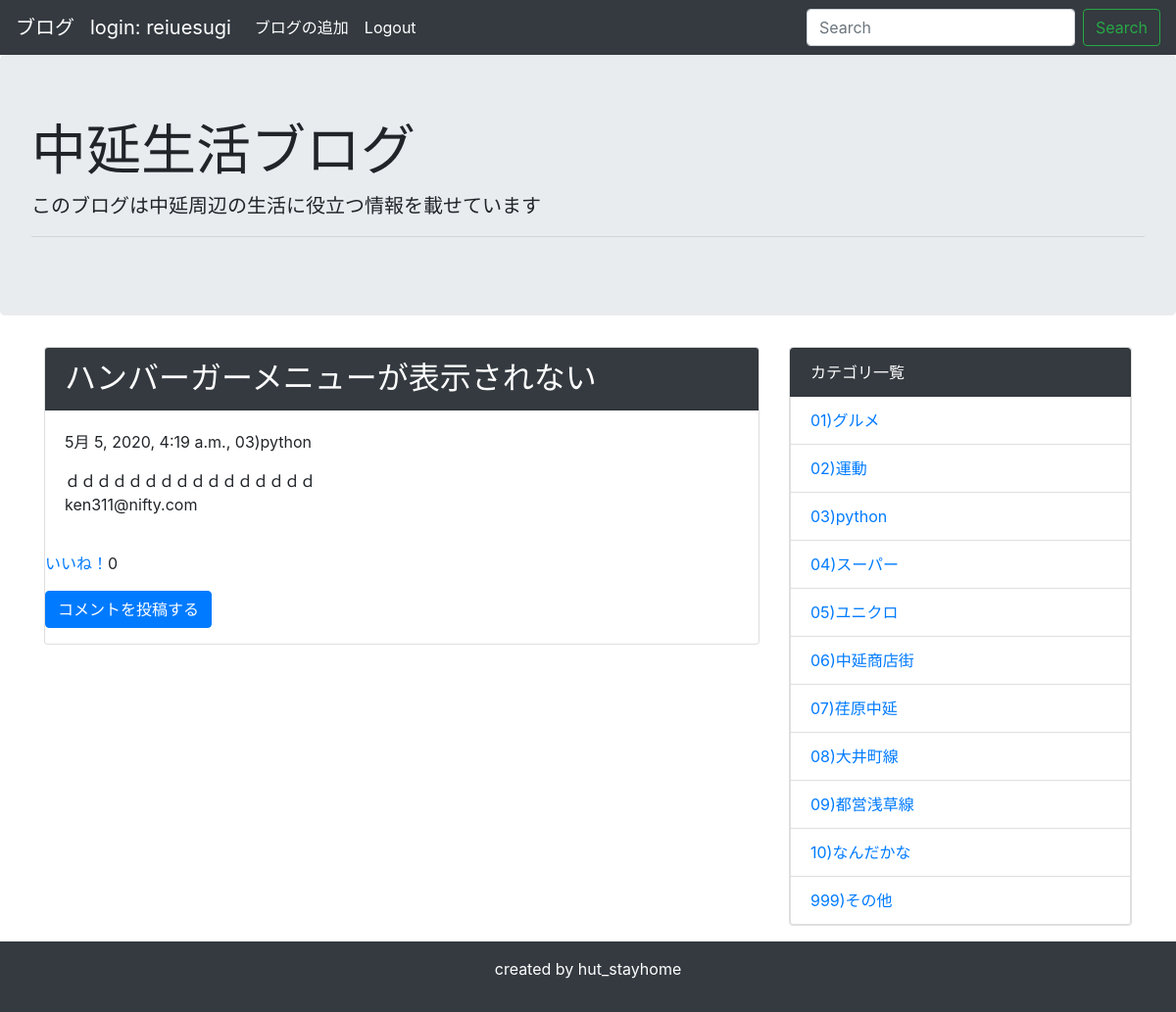
The page /detail/36/ (signed in) on the database as committed earlier.
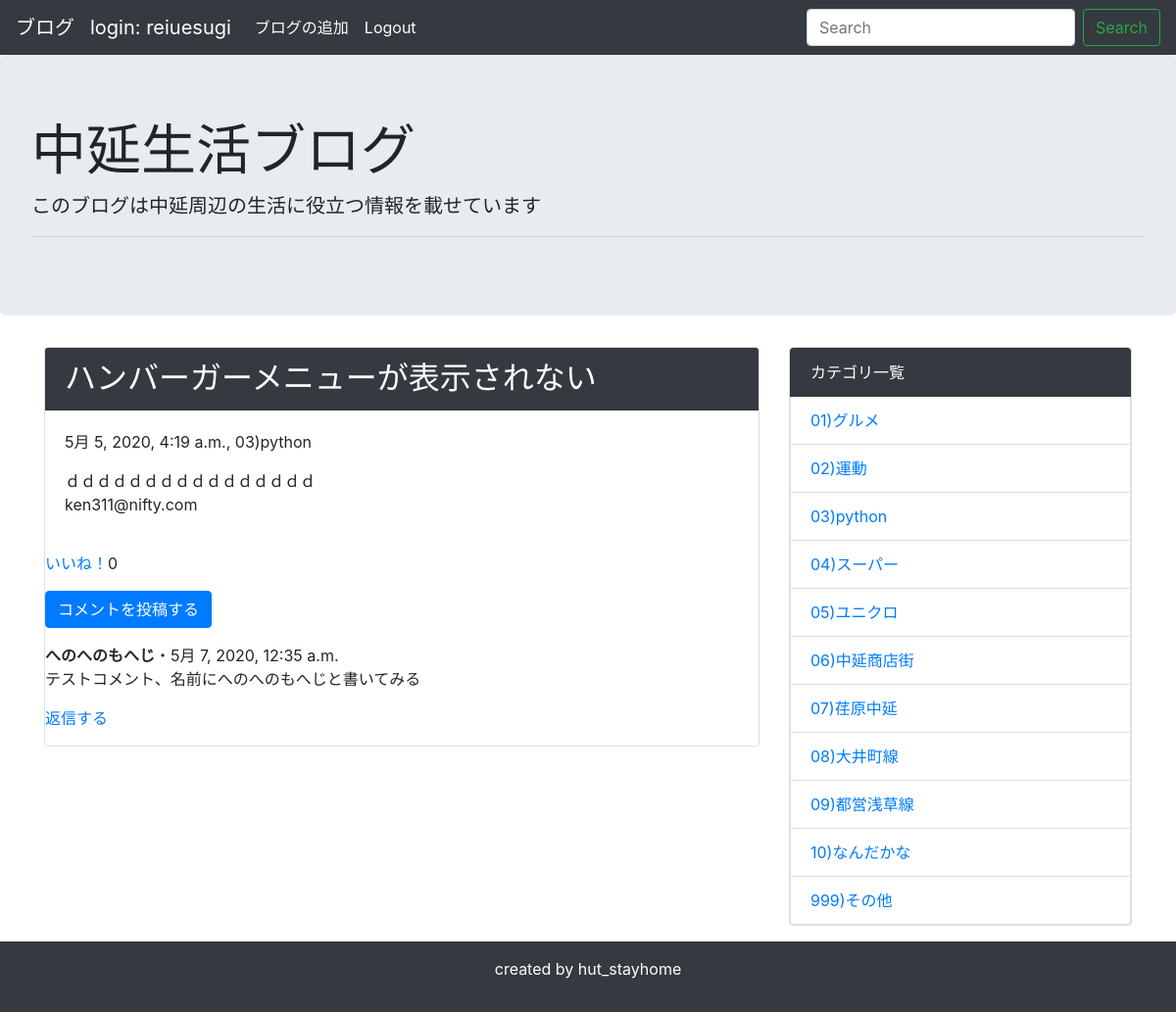
The same page on the database as committed later.
### blog/models.py (models this page shows, shortened)
class Category(models.Model):
    name = models.CharField('カテゴリー名', max_length=200)
    created_at = models.DateTimeField('作成日',default=timezone.now)
    class Meta:
        ordering = ['name']
    def __str__(self):
        return self.name

class Comment(models.Model):
    post = models.ForeignKey(
        Post, on_delete=models.CASCADE, related_name = 'comments')
    author = models.CharField(max_length=50)
    text = models.TextField()
    timestamp = models.DateTimeField(auto_now_add=True)
    approved = models.BooleanField(default=False)
    class Meta:
        ordering = [ '-timestamp']

### blog/views.py (the view)
# urls.py: path('detail/<int:pk>/', views.DetailView.as_view(), name='detail'),
class DetailView(generic.DetailView):
    template_name = 'blog/post_detail.html'
    model = Post

### blog/context_processors.py (called while the page is built)
def common(request):
    context = {
        'category_list':Category.objects.all(),
    }
    return context

### blog/templates/blog/post_detail.html (shortened to what this page needs)
{% extends 'blog/base.html' %}
{% block content %}
<div class="card mb-3">
    <h2 class="card-header bg-dark text-white">{{ post.title }}</h2>
    <div class="card-body">
      <p>{{ post.created_at }}, {{ post.category }}</p>
      {{ post.text | linebreaksbr | urlize }}
    <p>{{ post.created_user }}</p>
</div>
 <div class="like">
    <a href="{% url 'blog:like' post.pk request.user %}">いいね！</a>{{ post.like_num }}
 </div>
    <article class="comment-area">
      <a class="btn btn-primary my-3" href="{% url 'blog:comment_form' post.pk %}">コメントを投稿する</a>
      {% include "blog/snippets/comments.html" %}
    </article>
</div>
{% endblock %}

### blog/templates/blog/snippets/comments.html (shortened to what this page needs)
{% for comment in post.comments.all %}
{% if user.is_authenticated or comment.approved %}
<div class="comment">
  <strong>{{ comment.author }}</strong>・{{ comment.timestamp }}
  <p>{{ comment.text|linebreaksbr }}</p>
  <p>
    <a href="{% url 'blog:reply_form' comment.pk %}">返信する</a>
  </p>
</div>
{% endif %}
{% endfor %}

### blog/templates/blog/snippets/sidebar.html
<div class="card mb-3">
    <ul class="list-group">
      <li class="list-group-item bg-dark text-white">カテゴリ一覧</li>
      {% for category in category_list %}
      <li class="list-group-item"><a href="{% url 'blog:category' category.pk %}">{{ category }}</a></li>
      {% endfor %}
    </ul>
</div>

Rows that differ between the two databases and show on the page:
added Comment: author "へのへのもへじ", timestamp "5月 7, 2020, 12:35 a.m.", text "テストコメント、名前にへのへのもへじと書いてみる"
